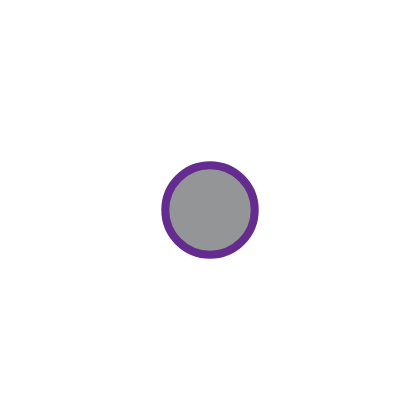

Specify this chart in Vega-Lite:
### Vega specification from a JSON file in a GitHub repository (floating-point values rounded to 4 significant figures)
{"$schema": "https://vega.github.io/schema/vega/v5.json", "width": 200, "height": 200, "padding": 5, "signals": [{"name": "shape", "value": "circle", "bind": {"input": "select", "options": ["arrow", "circle", "square", "cross", "diamond", "triangle", "triangle-up", "triangle-down", "triangle-right", "triangle-left", "wedge", "stroke", "M-1,-1H1V1H-1Z", "M0,.5L.6,.8L.5,.1L1,-.3L.3,-.4L0,-1L-.3,-.4L-1,-.3L-.5,.1L-.6,.8L0,.5Z"]}}, {"name": "angle", "value": 0, "bind": {"input": "range", "min": -360, "max": 360, "step": 1}}, {"name": "size", "value": 2000, "bind": {"input": "range", "min": 0, "max": 10000, "step": 100}}, {"name": "x", "value": 100, "bind": {"input": "range", "min": 10, "max": 190, "step": 1}}, {"name": "y", "value": 100, "bind": {"input": "range", "min": 10, "max": 190, "step": 1}}, {"name": "strokeWidth", "value": 4, "bind": {"input": "range", "min": 0, "max": 10, "step": 0.5}}, {"name": "color", "value": "both", "bind": {"input": "radio", "options": ["fill", "stroke", "both"]}}], "marks": [{"type": "symbol", "encode": {"enter": {"fill": {"value": "#939597"}, "stroke": {"value": "#652c90"}}, "update": {"x": {"signal": "x"}, "y": {"signal": "y"}, "angle": {"signal": "angle"}, "size": {"signal": "size"}, "shape": {"signal": "shape"}, "opacity": {"value": 1}, "strokeWidth": {"signal": "strokeWidth"}, "fillOpacity": {"signal": "color === 'fill' || color === 'both' ? 1 : 0"}, "strokeOpacity": {"signal": "color === 'stroke' || color === 'both' ? 1 : 0"}}, "hover": {"opacity": {"value": 0.5}}}}]}
